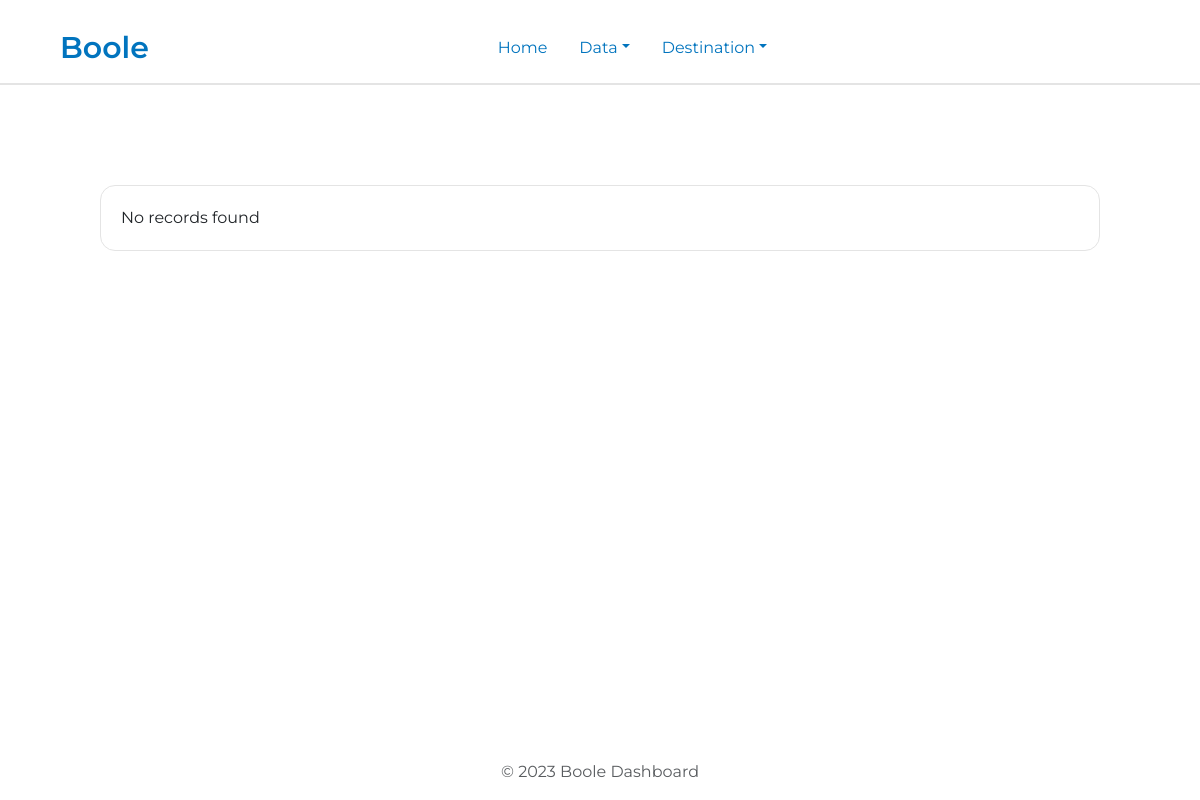
/data_admin.php, run on an earlier commit of the app's database.
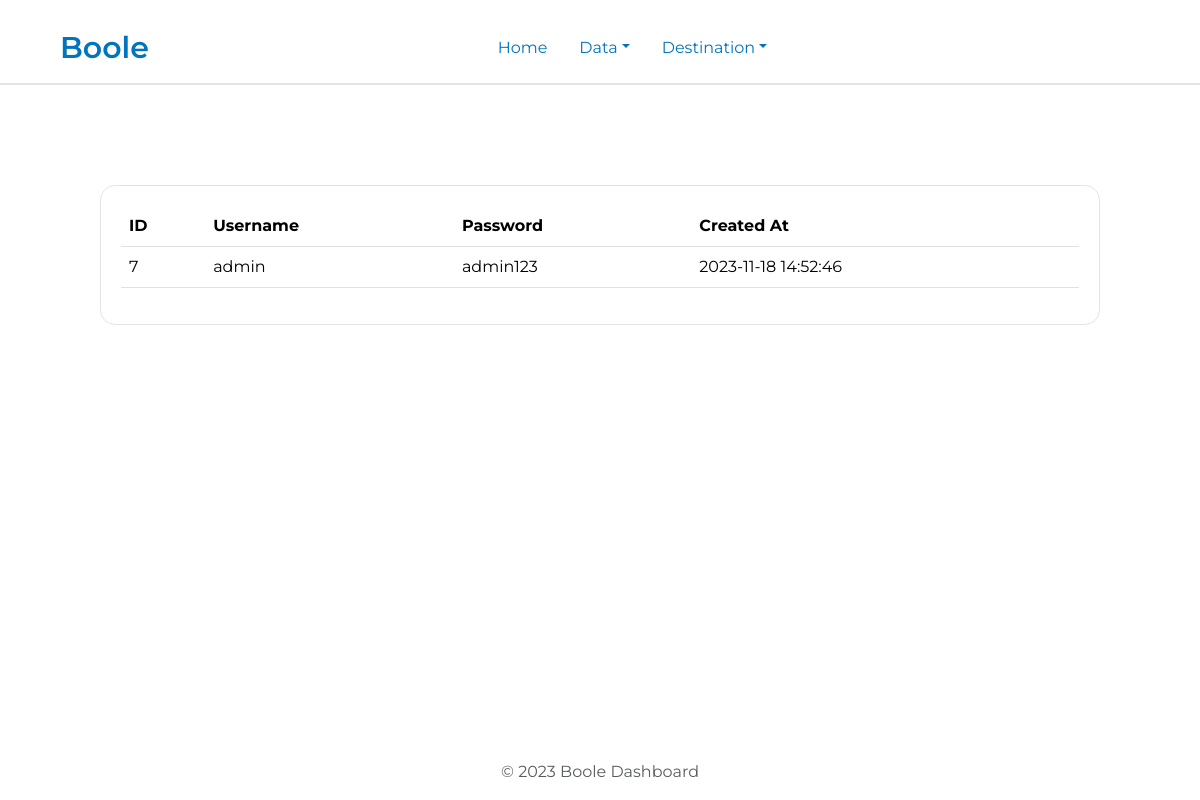
And on a later commit of the database.
### tables this page shows
CREATE TABLE `users` (
  `id` int(11) NOT NULL,
  `role` varchar(20) NOT NULL,
  `username` varchar(50) NOT NULL,
  `password` varchar(255) NOT NULL,
  `created_at` datetime DEFAULT current_timestamp()
);

### data_admin.php (the view, shortened to what this page needs)
<?php
include('config/config.php');
$sql = "SELECT username, password, id, created_at FROM users WHERE role='admin'";
$result = $mysql_db->query($sql);
?>
<!DOCTYPE html>
<html lang="en">
<head>
  <link href="https://cdn.jsdelivr.net/npm/bootstrap@5.3.2/dist/css/bootstrap.min.css" rel="stylesheet">
</head>
<body>
  <nav style="border-bottom:2px #e4e4e4 solid;">
    <div>
      <ul class="nav justify-content-center navbar">
        <a class="navbar-brand me-auto" style="font-weight:600; color: #0174BE; font-size:30px;">Boole</a>
        <li class="nav-item">
          <a class="nav-link" href="admin_home.php" style="color: #0174BE;" id="hover">Home</a>
        </li>
        <li class="nav-item dropdown">
          <a class="nav-link dropdown-toggle" href="#" role="button" data-bs-toggle="dropdown" aria-expanded="false" style="color: #0174BE;" id="hover">Data</a>
        </li>
        <li class="nav-item dropdown">
          <a class="nav-link dropdown-toggle" href="#" role="button" data-bs-toggle="dropdown" aria-expanded="false" style="color: #0174BE;" id="hover">Destination</a>
        </li>
        <button class="navbar-toggler ms-auto" type="button" data-bs-toggle="offcanvas" data-bs-target="#offcanvasLightNavbar" aria-controls="offcanvasLightNavbar" aria-label="Toggle navigation">
        </button>
    </div>
  </nav>
  <section class="data">
    <?php
    if ($result->num_rows > 0) {
      echo '<table class="table">';
      echo '<thead>
                            <tr>
                            <th scope="col">ID</th>
                            <th scope="col">Username</th>
                            <th scope="col">Password</th>
                            <th scope="col">Created At</th>
                            </tr>
                        </thead>';
      while ($row = $result->fetch_assoc()) {
        echo '<tbody>';
        echo '<tr>';
        echo '<td>' . $row['id'] . '</td>';
        echo '<td>' . $row['username'] . '</td>';
        echo '<td>' . $row['password'] . '</td>';
        echo '<td>' . $row['created_at'] . '</td>';
        echo '</tr>';
        echo '</tbody>';
      }
      echo '</table>';
    } else {
      echo "No records found";
    }
    ?>
  </section>
  <footer class="footer mt-auto py-3" style="position: fixed; bottom:0; display:flex; width:100%; ">
    <div class="container text-center">
      <span class="text-muted">© 2023 Boole Dashboard</span>
    </div>
  </footer>
</body>
</html>

What changed in the data, as far as the page shows it:
added users: id "7", username "admin", password "admin123", created_at "2023-11-18 14:52:46"
Also different on the page:
text no longer shown: "No records found"
text now shown: "ID Username Password Created At"
